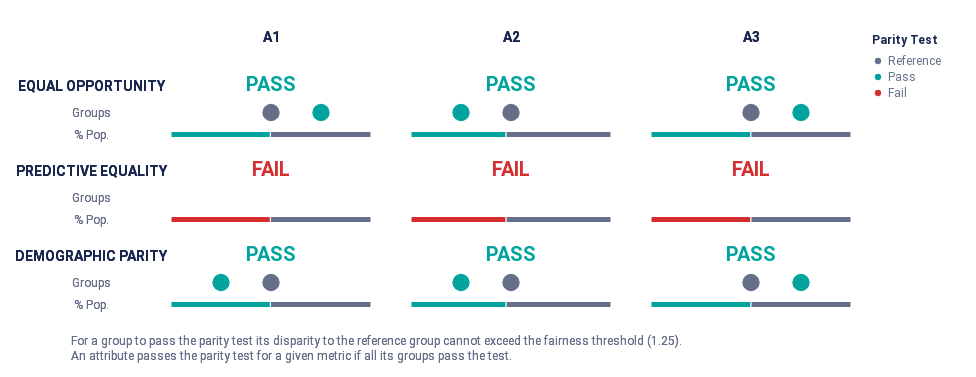

Source (notebook cell):
### Code cell
audit_high_q_influence.summary_plot(["tpr", "fpr", "pprev"])
